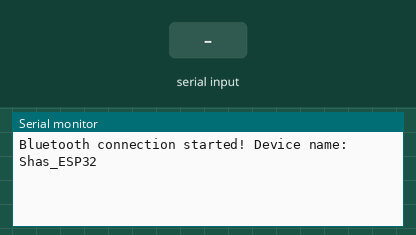
This sketch was run on a simulated ESP32. Shown: the last lines printed to the serial monitor. The inputs (shaded band) are chosen by the test bench. Nothing arrives over Bluetooth unless stated.

Above: at 1.2 s.
1.3 s: "1\n" received over the second serial link
At 2.0 s:
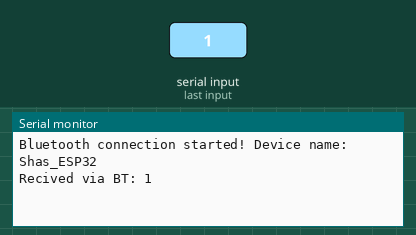
2.8 s: "0\n" received over the second serial link
At 4.3 s:
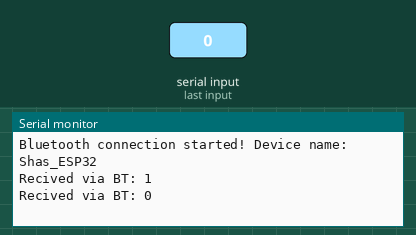

Measured:
- after the input at 1.3 s, the serial monitor: prints a new line at once (image 1)
- after the input at 2.8 s, the serial monitor: prints a new line at once (image 2)

The sketch:

BT_Connection_test.ino
```cpp
#include "BluetoothSerial.h"

BluetoothSerial SerialBT;

void setup() {
  Serial.begin(115200);
  SerialBT.begin("Shas_ESP32");
  Serial.println("Bluetooth connection started! Device name: Shas_ESP32");
}

void loop() {
  if (SerialBT.available()) {
    String incoming = SerialBT.readStringUntil('\n'); // reding until newline
    incoming.trim(); // remove whitespace

    Serial.print("Recived via BT: ");
    Serial.println(incoming);

    //echo back to phone
    SerialBT.println("You sent: " + incoming);
  }

  // debugging
  if (Serial.available()) {
    String outgoing = Serial.readStringUntil('\n');
    SerialBT.println("PC says: " + outgoing);
  }
}
```
